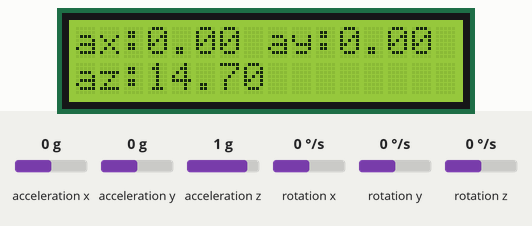
Simulated run of this sketch. Board: Arduino Uno, built with avr-gcc and run on an emulated ATmega328P. Shown: 16×2 character LCD. Wiring (inferred from the names in the program): MPU-6050 motion sensor at I2C address 0x68. Inputs (shaded band) come from the test bench; at power-on: acceleration x 0 g, acceleration y 0 g, acceleration z 1 g, rotation x 0 °/s, rotation y 0 °/s, rotation z 0 °/s.

Above: at 1.2 s.
1.3 s: acceleration x set to -1.4 g
At 2.7 s:
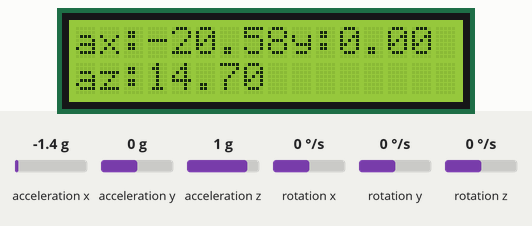
3.1 s: acceleration y set to -1.4 g
At 3.6 s:
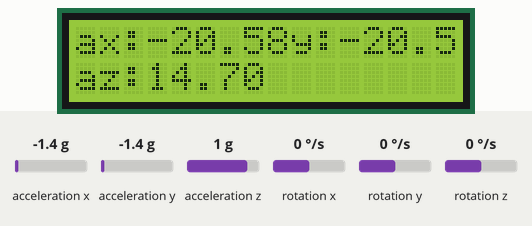
4.7 s: acceleration z set to -1.4 g
At 5.9 s:
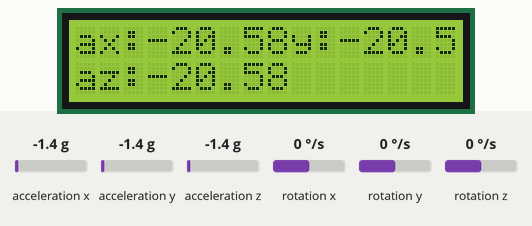
6.2 s: acceleration x set to -0.8 g
At 7.1 s:
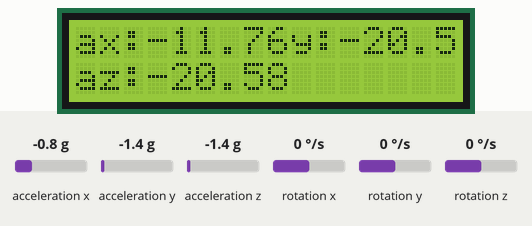
Timing chart, 0 to 8.8 s (numbered marks = the images above; inputs shaded):
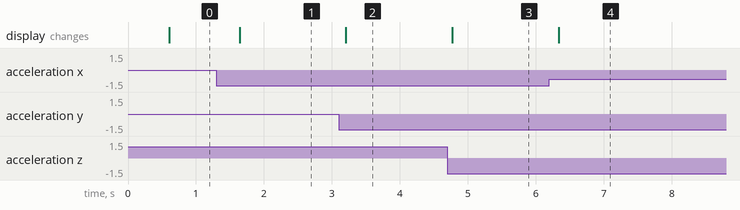

Measured:
- after the input at 1.3 s, the display: changes after 0.35 s (image 1)
- after the input at 3.1 s, the display: changes after 0.11 s (image 2)
- after the input at 4.7 s, the display: changes after 0.07 s (image 3)
- after the input at 6.2 s, the display: changes after 0.14 s (image 4)

The sketch:

L_19_Calculation_of_acceleration.ino
```cpp
#include <Wire.h>

#include "MPU6050.h"
/*******************LCD函数*******************/
#include "Adafruit_LiquidCrystal.h"
Adafruit_LiquidCrystal lcd(1);
String NULL_TXT = "                ";
void LCD_print(String txt1, String txt2)
{
  lcd.setCursor(0, 0);
  lcd.print("                ");
  lcd.setCursor(0, 1);
  lcd.print("                ");

  lcd.setCursor(0, 0);
  lcd.print(txt1);
  lcd.setCursor(0, 1);
  lcd.print(txt2);

}
void setup() {
  // join I2C bus (I2Cdev library doesn't do this automatically)
  Wire.begin();

  // initialize serial communication
  // (38400 chosen because it works as well at 8MHz as it does at 16MHz, but
  // it's really up to you depending on your project)
  Serial.begin(115200);
   Wire.begin();//以主机模式开启总线
   MPU_START();//启动MPU6050
   GYRO_CONFIG_SET(0);//配置器件角速度倍率
   ACCEL_CONFIG_SET(0);//配置器件加速度倍率

  while (!lcd.begin(16, 2)) {
    Serial.println("Could not init backpack. Check wiring.");
    delay(50);
  }
  lcd.setCursor(0, 0);
  lcd.print("ax:");
  lcd.setCursor(8, 0);
  lcd.print("ay:");
  lcd.setCursor(0, 1);
  lcd.print("az:");
}

void loop() {

  Get_Value();
  lcd.setCursor(3, 0);
  lcd.print(val_seven[0]);
  lcd.setCursor(11, 0);
  lcd.print(val_seven[1]);
  lcd.setCursor(3, 1);
  lcd.print(val_seven[2]);
  delay(500);
}
```

MPU6050.cpp
```cpp
#include <Wire.h>

#define ACCEL_CONFIG 1
#define GYRO_CONFIG 1
#define G 9.8
float val_seven[7];
// Define Function Prototypes that use User Types below here or use a .h file
//
// Define Functions below here or use other.ino or cpp files
//向0x6B写入一个字节的数据0，启动器件
void MPU_START(void)
{
   Wire.beginTransmission(0x68); //开启MPU6050的传输
   Wire.write(0x6B); //指定寄存器地址
   Wire.write(0); //写入一个字节的数
   Wire.endTransmission(true); //结束传输，true表示释放总线
}
//配置角速度倍率
void GYRO_CONFIG_SET(int f)
{
   Wire.beginTransmission(0x68); //开启MPU-6050的传
   Wire.write(0x1B); //角速度倍率寄存器的地址
   Wire.requestFrom(0x68, 1, true); //先读出原配置
   unsigned char acc_conf = Wire.read();
   acc_conf = ((acc_conf & 0xE7) | (f << 3));
   Wire.write(acc_conf);
   Wire.endTransmission(true); //结束传输，true表示释放总线
}
//配置加速度倍率
void ACCEL_CONFIG_SET(int f)
{
   Wire.beginTransmission(0x68); //开启MPU-6050的传输
   Wire.write(0x1C); //加速度倍率寄存器的地址
   Wire.requestFrom(0x68, 1, true); //先读出原配置
   unsigned char acc_conf = Wire.read();
   acc_conf = ((acc_conf & 0xE7) | (f << 3));
   Wire.write(acc_conf);
   Wire.endTransmission(true); //结束传输，true表示释放总线
}
//获取MPU数据
void Get_Value(void)
{
   //获取各个轴分量数据
   Wire.beginTransmission(0x68); //开启MPU-6050的传输
   Wire.write(0x3B);
   Wire.requestFrom(0x68, 7 * 2, true);
   Wire.endTransmission(true);
   for (long i = 0; i < 7; ++i)
   {
      val_seven[i] = Wire.read() << 8 | Wire.read();
   }
   //数据换算
   val_seven[0] = (float)(val_seven[0] / 32768 * (2 ^ ACCEL_CONFIG) *
G);//acc_x
   val_seven[1] = (float)(val_seven[1] / 32768 * (2 ^ ACCEL_CONFIG) * G);//acc_y
   val_seven[2] = (float)(val_seven[2] / 32768 * (2 ^ ACCEL_CONFIG) *
G);//acc_z
   val_seven[3] = (float)(val_seven[3] / 340 + 36.53);//acc_z
   val_seven[4] = (float)(val_seven[4] / 32768 * (2 ^ GYRO_CONFIG) *
250);//gyr_x
   val_seven[5] = (float)(val_seven[5] / 32768 * (2 ^ GYRO_CONFIG) *
250);//gyr_y
   val_seven[6] = (float)(val_seven[6] / 32768 * (2 ^ GYRO_CONFIG) *
250);//gyr_z
}
```

MPU6050.h
```cpp
extern float val_seven[7];
void MPU_START(void);
void GYRO_CONFIG_SET(int f);
void ACCEL_CONFIG_SET(int f);
void Get_Value(void);
```
